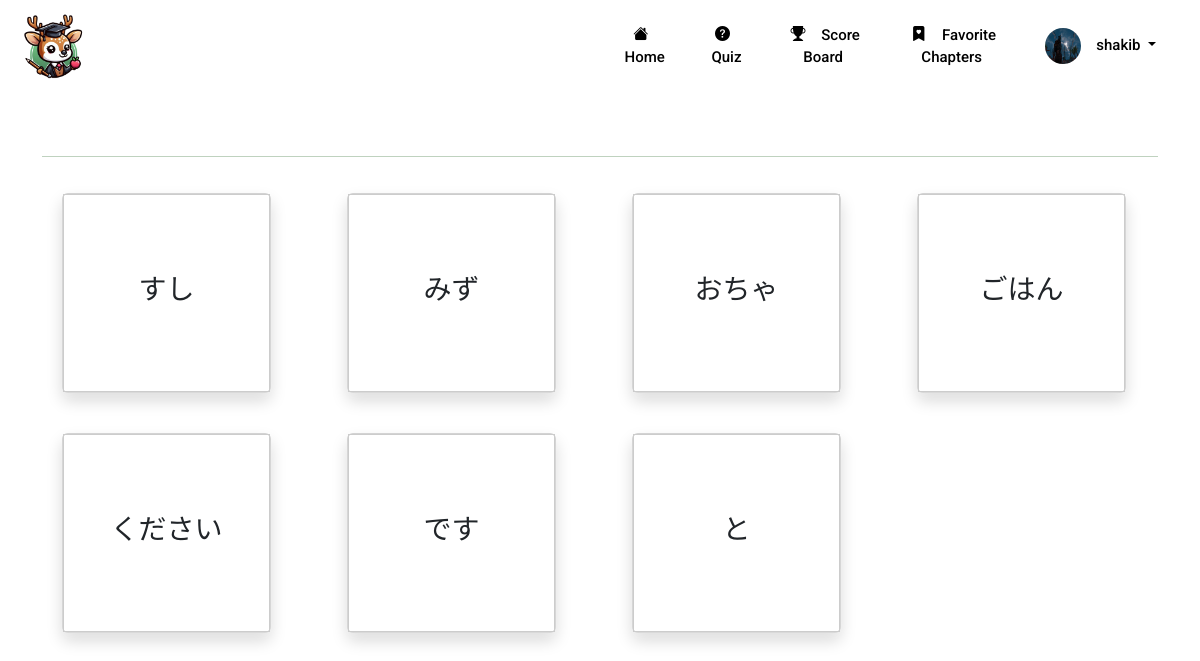
Page /cards.php?chapters=FIRST (signed in) on the committed database.
### tables this page shows
CREATE TABLE `flashcards` (
  `id` int(11) NOT NULL,
  `question` varchar(255) NOT NULL,
  `answer` varchar(255) NOT NULL,
  `chapter_id` int(11) NOT NULL,
  `status` int(11) DEFAULT 0
);

### cards.php (the view, shortened to what this page needs)
<?php
include('include/header.php');
include("config/db.php");
function getSlugActive($table, $slug)
{
    global $con;
    $query = "SELECT * FROM $table WHERE slug='$slug' AND status='0' LIMIT 1";
    return $query_run = mysqli_query($con, $query);
}
function getCardsByChapter($chapter_id)
{
    global $con;
    $query = "SELECT * FROM flashcards WHERE chapter_id='$chapter_id' AND status='0' ";
    return $query_run = mysqli_query($con, $query);
}
if (isset($_GET['chapters'])) {
    $chapter_slug = $_GET['chapters'];
    $chapter_data = getSlugActive("chapters", $chapter_slug);
    $chapter = mysqli_fetch_array($chapter_data);
    if ($chapter) {
        $cid = $chapter['chapter_id'];
?>
        <body>
            <link rel="stylesheet" href="cards.css">
            <div class="py-5">
                <div class="container">
                    <div class="row">
                        <div class="col-md-12">
                            <hr>
                            <div class="row">
                                <?php
                                $cards = getCardsByChapter($cid);
                                if (mysqli_num_rows($cards) > 0) {
                                    foreach ($cards as $item) {
                                ?>
                                        <div class="col-md-3 md-2">
                                            <div class="card shadow flip-card">
                                                <div class="card-inner">
                                                    <div class="card-face card-front">
                                                        <h4 style="font-size: 28px;"><?= $item['question']; ?></h4>
                                                    </div>
                                                    <div class="card-face card-back">
                                                        <p style="font-size: 28px;"><?= $item['answer']; ?></p>
                                                    </div>
                                                </div>
                                            </div>
                                        </div>
                                <?php
                                    }
                                } else {
                                    echo "No Cards found";
                                }
                                ?>
                            </div>
                        </div>
                    </div>
                </div>
            </div>
    <?php
    } else {
        echo  "Nothing for you";
    }
} else {
    echo  "You thought you will get away with that huh";
}
    ?>
        </body>
        </html>

### cards.css (style rules this page uses)
.flip-card { width: 80%; height: 200px; margin: 20px; perspective: 1000px; cursor: pointer; }
.card-inner { width: 100%; height: 100%; transition: transform 2.0s; transform-style: preserve-3d; }
.card-face { width: 100%; height: 100%; backface-visibility: hidden; position: absolute; display: flex; justify-content: center; align-items: center; box-shadow: 0 4px 8px 0 rgba(255, 255, 255, 0.2); border: 1px solid #ccc; padding: 10px; }

### include/navbar.php (style rules this page uses)
.container { color: #004d00; }

### cards.php (style rules this page uses)
.card-back { background-color: #fff; color: #333; transform: rotateY(180deg); }

### rows in the picture
flashcards: question "すし", answer "sushi"
flashcards: question "みず", answer "Water"
flashcards: question "おちゃ", answer "Green tea"
flashcards: question "ごはん", answer "Rice"
flashcards: question "ください", answer "Please"
flashcards: question "です", answer "It is"
flashcards: question "と", answer "And"

### other values in the picture
$_SESSION['user_name'] "shakib"
